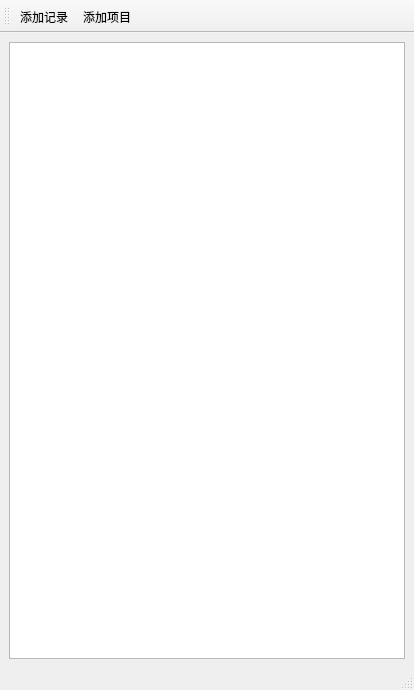
<?xml version="1.0" encoding="UTF-8"?>
<ui version="4.0">
 <class>ModelView</class>
 <widget class="QMainWindow" name="ModelView">
  <property name="geometry">
   <rect>
    <x>0</x>
    <y>0</y>
    <width>414</width>
    <height>690</height>
   </rect>
  </property>
  <property name="sizePolicy">
   <sizepolicy hsizetype="Fixed" vsizetype="Fixed">
    <horstretch>0</horstretch>
    <verstretch>0</verstretch>
   </sizepolicy>
  </property>
  <property name="windowTitle">
   <string>ModelView</string>
  </property>
  <widget class="QWidget" name="centralwidget">
   <layout class="QHBoxLayout" name="horizontalLayout">
    <item>
     <widget class="QTableView" name="tableView"/>
    </item>
   </layout>
  </widget>
  <widget class="QStatusBar" name="statusbar"/>
  <widget class="QToolBar" name="toolBar">
   <property name="windowTitle">
    <string>toolBar</string>
   </property>
   <attribute name="toolBarArea">
    <enum>TopToolBarArea</enum>
   </attribute>
   <attribute name="toolBarBreak">
    <bool>false</bool>
   </attribute>
   <addaction name="action_addRecord"/>
   <addaction name="action_addItem"/>
  </widget>
  <action name="action12">
   <property name="checkable">
    <bool>true</bool>
   </property>
   <property name="icon">
    <iconset>
     <normaloff>../../../../照片/照片/2018南京/beauty_20181013151505.jpg</normaloff>../../../../照片/照片/2018南京/beauty_20181013151505.jpg</iconset>
   </property>
   <property name="text">
    <string>12</string>
   </property>
  </action>
  <action name="action_addRecord">
   <property name="text">
    <string>添加记录</string>
   </property>
  </action>
  <action name="action_addItem">
   <property name="text">
    <string>添加项目</string>
   </property>
  </action>
 </widget>
 <resources/>
 <connections/>
</ui>
